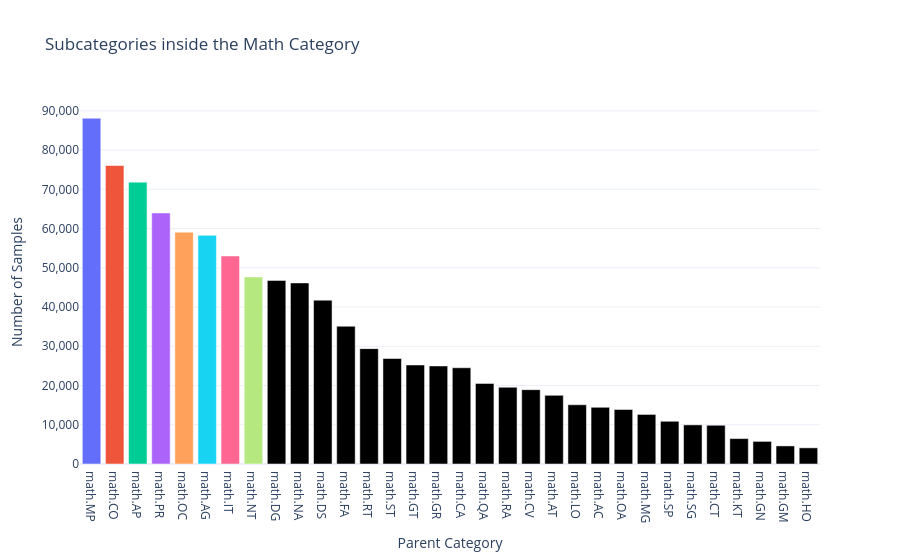

Write notebook code for a chart like this one.
### Code cell
math_sub_cats_df = create_dfs_for_sub_category(df, "Mathematics")
plot_parent_distribution(math_sub_cats_df, "Math")

### Figure 1 — Plotly figure (JSON) as saved in the notebook; plotly's stock layout.template omitted (floating-point values rounded to 4 significant figures)
{"data": [{"hovertemplate": "<b>%{x}</b><br>Count: %{y:,}<extra></extra>", "marker": {"color": ["#636EFA", "#EF553B", "#00CC96", "#AB63FA", "#FFA15A", "#19D3F3", "#FF6692", "#B6E880"]}, "type": "bar", "x": ["math.MP", "math.CO", "math.AP", "math.PR", "math.OC", "math.AG", "math.IT", "math.NT", "math.DG", "math.NA", "math.DS", "math.FA", "math.RT", "math.ST", "math.GT", "math.GR", "math.CA", "math.QA", "math.RA", "math.CV", "math.AT", "math.LO", "math.AC", "math.OA", "math.MG", "math.SP", "math.SG", "math.CT", "math.KT", "math.GN", "math.GM", "math.HO"], "y": [88127, 76070, 71834, 63985, 59081, 58272, 53017, 47687, 46787, 46151, 41762, 35114, 29402, 26882, 25235, 24989, 24522, 20542, 19565, 18942, 17494, 15098, 14439, 13888, 12630, 10889, 9975, 9873, 6475, 5762, 4607, 4122]}], "layout": {"autosize": true, "title": {"text": "Subcategories inside the Math Category"}, "xaxis": {"autorange": true, "range": [-0.5, 31.5], "title": {"text": "Parent Category"}, "type": "category"}, "yaxis": {"autorange": true, "range": [0, 92770.0], "tickformat": ",", "title": {"text": "Number of Samples"}, "type": "linear"}}}
